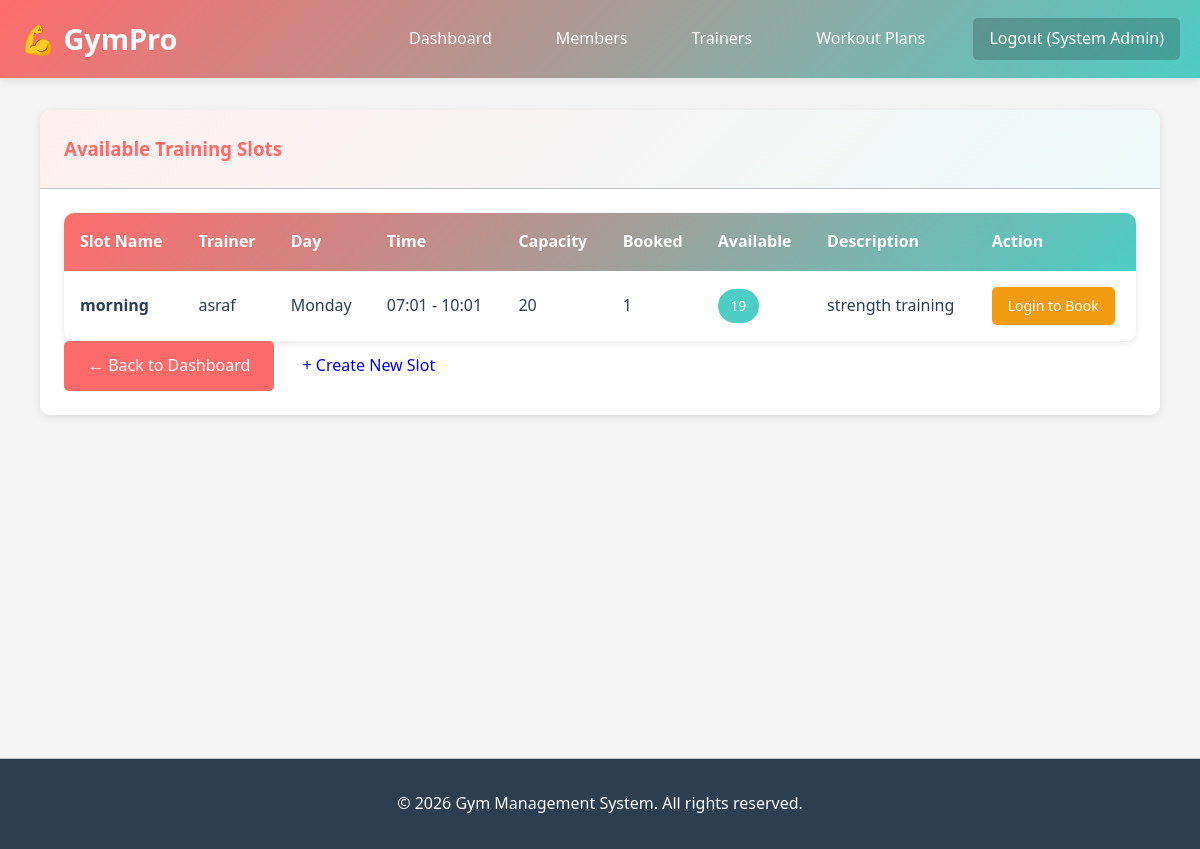
The page /slots (signed in) on the database its author committed.
### app.py (models this page shows)
class Slot(db.Model):
    __tablename__ = 'slot'
    slot_id = db.Column(db.Integer, primary_key=True)
    slot_name = db.Column(db.String(100), nullable=False)
    trainer_id = db.Column(db.Integer, db.ForeignKey('trainer.trainer_id'), nullable=False)
    day_of_week = db.Column(db.String(20), nullable=False)  # Monday, Tuesday, etc.
    start_time = db.Column(db.String(10), nullable=False)  # HH:MM format
    end_time = db.Column(db.String(10), nullable=False)
    capacity = db.Column(db.Integer, default=20)
    description = db.Column(db.String(300))
    created_at = db.Column(db.DateTime, default=datetime.utcnow)
    trainer = db.relationship('Trainer', backref='slots')
    bookings = db.relationship('Booking', backref='slot', lazy=True, cascade='all, delete-orphan')

class Trainer(db.Model):
    __tablename__ = 'trainer'
    trainer_id = db.Column(db.Integer, primary_key=True)
    name = db.Column(db.String(100), nullable=False)
    specialization = db.Column(db.String(100), nullable=False)
    contact_no = db.Column(db.String(15), nullable=False)
    shift_time = db.Column(db.String(50), nullable=False)
    email = db.Column(db.String(100), unique=True)
    created_at = db.Column(db.DateTime, default=datetime.utcnow)
    members = db.relationship('Member', backref='trainer', lazy=True)

### app.py (the view)
@app.route('/slots')
def slots_list():
    if 'admin_id' not in session and 'trainer_id' not in session and 'member_id' not in session:
        return redirect(url_for('login'))
    slots = Slot.query.all()
    return render_template('slots_list.html', slots=slots)

### templates/slots_list.html (shortened to what this page needs)
{% extends "base.html" %}
{% block content %}
<div class="container mt-5 mb-5">
    <div class="row">
        <div class="col-md-12">
            <div class="card">
                <div class="card-header bg-primary text-white">
                    <h3 class="mb-0">Available Training Slots</h3>
                </div>
                <div class="card-body">
                    {% if slots %}
                        <div class="table-responsive">
                            <table class="table table-hover table-striped">
                                <thead class="table-light">
                                    <tr>
                                        <th>Slot Name</th>
                                        <th>Trainer</th>
                                        <th>Day</th>
                                        <th>Time</th>
                                        <th>Capacity</th>
                                        <th>Booked</th>
                                        <th>Available</th>
                                        <th>Description</th>
                                        <th>Action</th>
                                    </tr>
                                </thead>
                                <tbody>
                                    {% for slot in slots %}
                                        {% set booked_count = slot.bookings|selectattr('status', 'equalto', 'Confirmed')|list|length %}
                                        {% set available = slot.capacity - booked_count %}
                                        <tr>
                                            <td><strong>{{ slot.slot_name }}</strong></td>
                                            <td>{{ slot.trainer.name }}</td>
                                            <td>{{ slot.day_of_week }}</td>
                                            <td>{{ slot.start_time }} - {{ slot.end_time }}</td>
                                            <td>{{ slot.capacity }}</td>
                                            <td>{{ booked_count }}</td>
                                            <td>
                                                {% if available > 0 %}
                                                    <span class="badge bg-success">{{ available }}</span>
                                                {% else %}
                                                    <span class="badge bg-danger">Full</span>
                                                {% endif %}
                                            </td>
                                            <td>{{ slot.description or 'N/A' }}</td>
                                            <td>
                                                {% if available > 0 and 'member_id' in session %}
                                                    <form action="{{ url_for('book_slot', slot_id=slot.slot_id) }}" method="POST" style="display: inline;">
                                                        <button type="submit" class="btn btn-sm btn-success">Book Now</button>
                                                    </form>
                                                {% elif 'member_id' not in session %}
                                                    <a href="{{ url_for('login') }}" class="btn btn-sm btn-warning">Login to Book</a>
                                                {% else %}
                                                    <span class="badge bg-secondary">Slot Full</span>
                                                {% endif %}
                                            </td>
                                        </tr>
                                    {% endfor %}
                                </tbody>
                            </table>
                        </div>
                    {% else %}
                        <div class="alert alert-info text-center py-5">
                            <h5>No slots available at the moment</h5>
                            <p>Please check back later for new slots.</p>
                        </div>
                    {% endif %}
                    <div class="mt-4">
                        {% if 'member_id' in session %}
                            <a href="{{ url_for('member_dashboard') }}" class="btn btn-primary">← Back to Dashboard</a>
                        {% elif 'trainer_id' in session %}
                            <a href="{{ url_for('trainer_dashboard') }}" class="btn btn-primary">← Back to Dashboard</a>
                        {% elif 'admin_id' in session %}
                            <a href="{{ url_for('admin_dashboard') }}" class="btn btn-primary">← Back to Dashboard</a>
                        {% else %}
                            <a href="{{ url_for('login') }}" class="btn btn-primary">← Back to Login</a>
                        {% endif %}
                        <a href="{{ url_for('add_slot') }}" class="btn btn-success" style="{% if 'admin_id' not in session and 'trainer_id' not in session %}display: none;{% endif %}">+ Create New Slot</a>
                    </div>
                </div>
            </div>
        </div>
    </div>
</div>
{% endblock %}

### static/css/style.css (style rules this page uses)
* { margin: 0; padding: 0; box-sizing: border-box; }
:root { --primary-color: #FF6B6B; --secondary-color: #4ECDC4; --dark-color: #2C3E50; --light-color: #ECF0F1; --success-color: #27AE60; --warning-color: #F39C12; --danger-color: #E74C3C; --info-color: #3498DB; --text-color: #2C3E50; --border-color: #BDC3C7; --shadow: 0 2px 10px rgba(0,0,0,0.1); --transition: all 0.3s ease; }
html, body { font-family: 'Segoe UI', Tahoma, Geneva, Verdana, sans-serif; background-color: #f5f5f5; color: var(--text-color); line-height: 1.6; }
.container { max-width: 1200px; margin: 2rem auto; padding: 0 20px; min-height: calc(100vh - 200px); }
.btn { display: inline-block; padding: 0.75rem 1.5rem; font-size: 1rem; border: none; border-radius: 5px; cursor: pointer; text-decoration: none; transition: var(--transition); font-weight: 500; text-align: center; white-space: nowrap; }
.btn-primary { background-color: var(--primary-color); color: white; }
.btn-warning { background-color: var(--warning-color); color: white; }
.btn-sm { padding: 0.5rem 1rem; font-size: 0.875rem; }
.table-responsive { overflow-x: auto; background: white; border-radius: 10px; box-shadow: var(--shadow); }
.table { width: 100%; border-collapse: collapse; background: white; }
.table thead { background: linear-gradient(135deg, var(--primary-color), var(--secondary-color)); color: white; }
.table thead th { padding: 1rem; text-align: left; font-weight: 600; }
.table tbody td { padding: 1rem; border-bottom: 1px solid var(--border-color); }
.table tbody tr:last-child td { border-bottom: none; }
.card { background: white; border-radius: 10px; box-shadow: var(--shadow); overflow: hidden; transition: var(--transition); }
.card-header { padding: 1.5rem; border-bottom: 1px solid var(--border-color); background: linear-gradient(135deg, rgba(255,107,107,0.1), rgba(78,205,196,0.1)); }
.card-header h3 { color: var(--primary-color); margin: 0; }
.card-body { padding: 1.5rem; }
.badge { display: inline-block; padding: 0.4rem 0.8rem; background-color: var(--secondary-color); color: white; border-radius: 20px; font-size: 0.85rem; font-weight: 500; }

### rows shown on the page
Slot: slot_name "morning", trainer.name "asraf", day_of_week "Monday", start_time "07:01", end_time "10:01", capacity "20", slot_id "1", available "19", description "strength training"

### other values the page prints
{{ session.get('admin_name') }} "System Admin"
